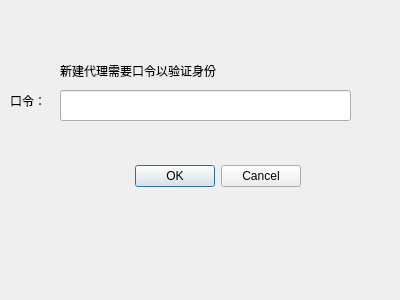
<?xml version="1.0" encoding="UTF-8"?>
<ui version="4.0">
 <class>ProxyNewVerify</class>
 <widget class="QDialog" name="ProxyNewVerify">
  <property name="geometry">
   <rect>
    <x>0</x>
    <y>0</y>
    <width>400</width>
    <height>300</height>
   </rect>
  </property>
  <property name="windowTitle">
   <string>Dialog</string>
  </property>
  <widget class="QDialogButtonBox" name="buttonBox">
   <property name="geometry">
    <rect>
     <x>-40</x>
     <y>160</y>
     <width>341</width>
     <height>32</height>
    </rect>
   </property>
   <property name="orientation">
    <enum>Qt::Horizontal</enum>
   </property>
   <property name="standardButtons">
    <set>QDialogButtonBox::Cancel|QDialogButtonBox::Ok</set>
   </property>
  </widget>
  <widget class="QLabel" name="label">
   <property name="geometry">
    <rect>
     <x>60</x>
     <y>60</y>
     <width>301</width>
     <height>21</height>
    </rect>
   </property>
   <property name="text">
    <string>新建代理需要口令以验证身份</string>
   </property>
  </widget>
  <widget class="QLabel" name="label_2">
   <property name="geometry">
    <rect>
     <x>10</x>
     <y>90</y>
     <width>41</width>
     <height>21</height>
    </rect>
   </property>
   <property name="text">
    <string>口令：</string>
   </property>
  </widget>
  <widget class="QLineEdit" name="SignVerifyInput">
   <property name="geometry">
    <rect>
     <x>60</x>
     <y>90</y>
     <width>291</width>
     <height>31</height>
    </rect>
   </property>
  </widget>
 </widget>
 <resources/>
 <connections>
  <connection>
   <sender>buttonBox</sender>
   <signal>accepted()</signal>
   <receiver>ProxyNewVerify</receiver>
   <slot>accept()</slot>
   <hints>
    <hint type="sourcelabel">
     <x>248</x>
     <y>254</y>
    </hint>
    <hint type="destinationlabel">
     <x>157</x>
     <y>274</y>
    </hint>
   </hints>
  </connection>
  <connection>
   <sender>buttonBox</sender>
   <signal>rejected()</signal>
   <receiver>ProxyNewVerify</receiver>
   <slot>reject()</slot>
   <hints>
    <hint type="sourcelabel">
     <x>316</x>
     <y>260</y>
    </hint>
    <hint type="destinationlabel">
     <x>286</x>
     <y>274</y>
    </hint>
   </hints>
  </connection>
 </connections>
</ui>
